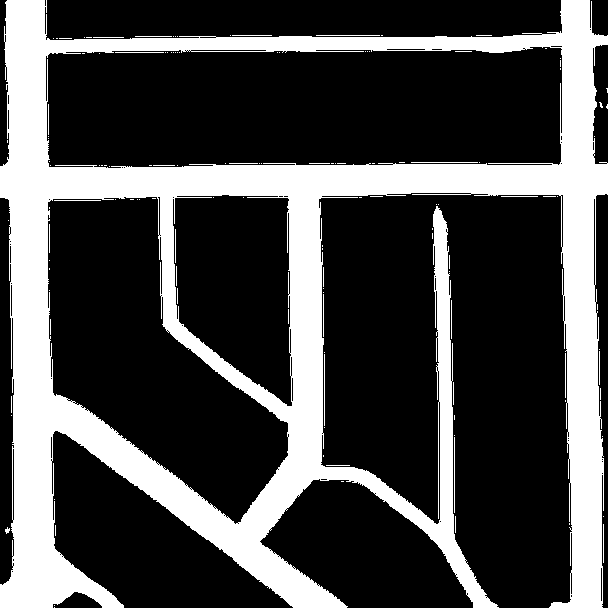
#> input picture Images/pred_test_010.png, 608 x 608 px; its folder holds only this picture in this run
$ python data_augmentation_post.py
#> lines starting #> are read from the running program, lines starting #| are printed output that depends on the picture; after the words box and inside, x2 and y2 are one past the last pixel; in counts of white or black regions, pixels touching at a corner belong together

from PIL import Image
import glob
from skimage import io
import splitfolders

images_path=        "/content/post_processing/data_post/images"             #Path to the folder with the satelite images
masks_path=         "/content/data/groundtruth"                             #Path to the folder with the groundtruth images
images_aug_path =   "/content/post_processing/data_post/aug_data/images"    #Path to the augmented sat images
masks_aug_path =    "/content/post_processing/data_post/aug_data/masks"     #Path to the augmented groundtruth images (called masks)


def trasnform_image(images_path, images_aug_path):
    """
    A function that transform all images of a given folder into 6 different
    images by croping each image in its corners (256x256),cropping the image
    at its center (256x256) and finnaly resizing the entire image (256x256).
    Output images are saved in a given folder.

    input:
        - images_path: path to the images that need to be augmented
        - images_aug_path: path where augmented images should be stored
    """

    i = 1
    for filename in glob.glob(images_path + '/*.png'):
        im=Image.open(filename)
#> im is the input picture: PIL image 608x608 RGB; 28.6% white; 130 white regions (103 under 20 px), largest, box (x1, y1, x2, y2) and area: (0, 0, 608, 608) 104480, (454, 437, 455, 513) 76, (324, 354, 325, 426) 72

        im_crop1 = im.crop((0, 0, 256, 256))                            #upper left corner
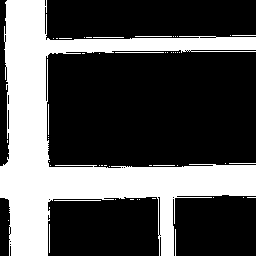
#> im_crop1: PIL image 256x256 RGB; 32.3% white; 51 white regions (40 under 20 px), largest, box (x1, y1, x2, y2) and area: (0, 0, 256, 256) 20730, (115, 52, 164, 53) 49, (54, 200, 101, 201) 47
        new_image_path= "%s/aug_img_%s.png" %(images_aug_path, i)
        im_crop1 = im_crop1.save(new_image_path)
        i += 1
        print(new_image_path, end="\r")

        im_crop2 = im.crop((0, 144, 256, 400))                          #lower left corner
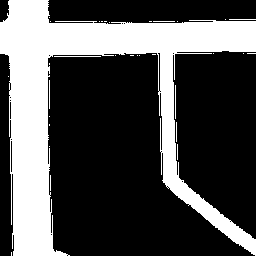
#> im_crop2: PIL image 256x256 RGB; 31.3% white; 32 white regions (25 under 20 px), largest, box (x1, y1, x2, y2) and area: (0, 0, 256, 256) 20270, (54, 56, 101, 57) 47, (175, 85, 176, 119) 34
        new_image_path= "%s/aug_img_%s.png" %(images_aug_path, i)
        im_crop2 = im_crop2.save(new_image_path)
        i += 1
        print(new_image_path, end="\r")

        im_crop3 = im.crop((144, 0, 400, 256))                          #upper right corner
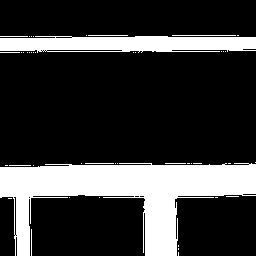
#> im_crop3: PIL image 256x256 RGB; 22.6% white; 45 white regions (35 under 20 px), largest, box (x1, y1, x2, y2) and area: (0, 163, 256, 256) 10865, (0, 36, 256, 53) 3595, (172, 35, 236, 36) 64
        new_image_path= "%s/aug_img_%s.png" %(images_aug_path, i)
        im_crop3 = im_crop3.save(new_image_path)
        i += 1
        print(new_image_path, end="\r")

        im_crop4 = im.crop((144, 144, 400, 400))                        #lower right corner
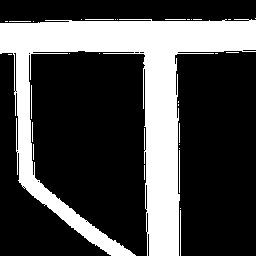
#> im_crop4: PIL image 256x256 RGB; 28.4% white; 31 white regions (22 under 20 px), largest, box (x1, y1, x2, y2) and area: (0, 19, 256, 256) 18307, (180, 210, 181, 256) 46, (179, 150, 180, 193) 43
        new_image_path= "%s/aug_img_%s.png" %(images_aug_path, i)
        im_crop4 = im_crop4.save(new_image_path)
        i += 1
        print(new_image_path, end="\r")

        im_crop5 = im.crop((72, 72, 328, 328))                          #center
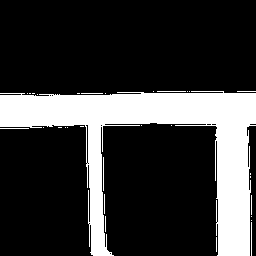
#> im_crop5: PIL image 256x256 RGB; 22.3% white; 31 white regions (23 under 20 px), largest, box (x1, y1, x2, y2) and area: (0, 91, 256, 256) 14358, (103, 157, 104, 191) 34, (251, 222, 252, 256) 34
        new_image_path= "%s/aug_img_%s.png" %(images_aug_path, i)
        im_crop5 = im_crop5.save(new_image_path)
        i += 1
        print(new_image_path, end="\r")

        im_crop6 = im.resize((256, 256))                                #resize entire imge (256x256)
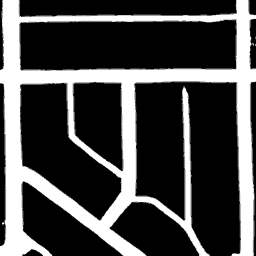
#> im_crop6: PIL image 256x256 RGB; min 0, max 255, mean 73
        new_image_path= "%s/aug_img_%s.png" %(images_aug_path, i)
        im_crop6 = im_crop6.save(new_image_path)
        i += 1
        print(new_image_path, end="\r")


def data_aug(images_path, masks_path, images_aug_path, masks_aug_path):
    """
    A function that apply data augmentation given input and output folders.

    input:
        - images_path: path to the sat images that need to be augmented
        - masks_path: path to the groudtruth images that need to be augmented
        - images_aug_path: path where augmented sat images should be stored
        - masks_aug_path: path where augmented groundtruth images should be stored
    """
    trasnform_image(images_path, images_aug_path)
    trasnform_image(masks_path, masks_aug_path)


if __name__ == "__main__":


    data_aug(images_path, masks_path, images_aug_path, masks_aug_path)                  #data augmentation

    input_folder = "/content/post_processing/data_post/aug_data"
    output =       "/content/post_processing/data_post/post_processing"

    splitfolders.ratio(input_folder, output=output, seed=42, ratio=(.95, 0.05, 0.0))    #Split the data between train and validation dataset
#> (this line was passed over: splitfolders is not available in this run)
